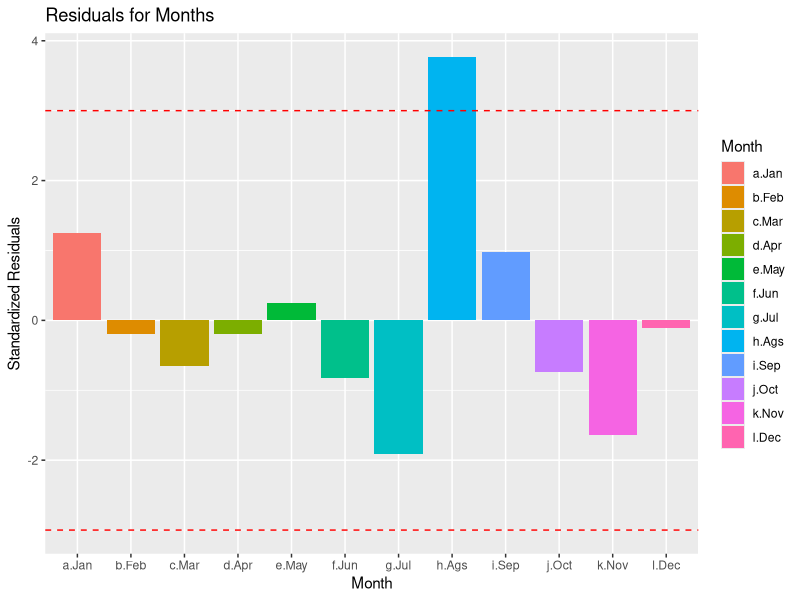
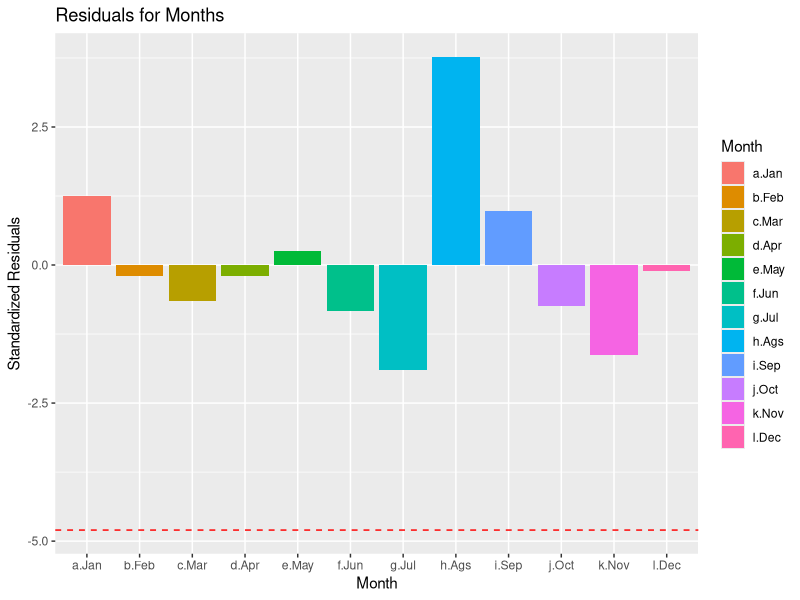
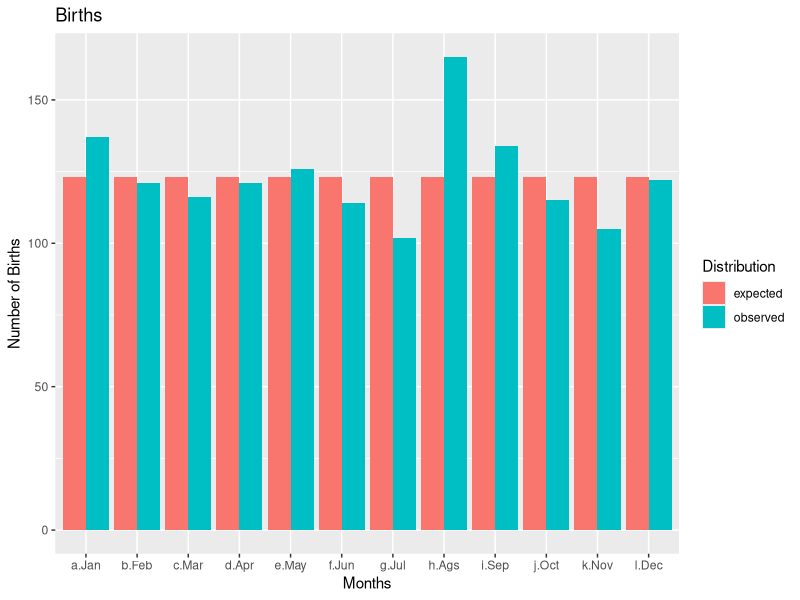

The R source for these figures, in order:


#a. 2 marks) State the null and alterative hypothesis for the chi-square goodness of fit test.
#Test
#H0: The monthly distribution of brithadys across the year is the same
#HA: The monthly distribution of brithadys across the year is not the same



#b. (2 marks) Create vectors for the observed birthdays in each month and expected birthdays 
#n each month. What is the expected number of birthdays per month under the null hypothesis? 
observed<-c(137,121,116,121,126,114,102,165,134,115,105,122)
expected<-rep(sum(observed)/length(observed), length(observed))
#The expected number of birthdays under the null hypothesis is 123.16

#c.(5 marks) Conduct a chi-square goodness of fit test at ?? = 0.05 and decide to reject or
#ail to reject the null hypothesis (using the p-value or critical value). Interpret your decision in the context of the problem.

(chi2<-sum((observed-expected)^2/expected))
pchisq(chi2, df=11,lower.tail=FALSE) 

# p.value.chi = 0.0096 < 0.05 alpha
#Reject the null hypothesis
#there is a difference in the distribution of the birthays across the year


#d.	(1 mark) Calculate and print out the standardized residuals for each month. 

residuals<-observed - expected
residuals.sd<-residuals/sqrt(expected)

#OR Extract Standardized Residuals from the Built-In Function
residuals.sd2<-chisq.test(observed)$residuals

print(residuals.sd)
print(residuals.sd2)


#e.	 (4 marks) Create a bar plot that shows the residual values. Are there any unusual values? 
 #Specifically comment on which unusual values are above the mean and which are below the mean.

meanres <- mean(residuals.sd)

#Residual Barplot
library(ggplot2)
resid<-data.frame(Month=c('a.Jan','b.Feb','c.Mar','d.Apr','e.May','f.Jun','g.Jul','h.Ags','i.Sep','j.Oct','k.Nov','l.Dec'), standardized.residuals=residuals.sd)

ggplot(resid, aes(Month, standardized.residuals, fill=Month))+
  geom_bar(stat="identity")+
  labs(x="Month", y="Standardized Residuals")+
  ggtitle("Residuals for Months")+
  geom_hline(yintercept=c(-3, 3), linetype="dashed", color = "red")
  scale_fill_brewer(blues9)
  
#Regarding the outliers, only one was found in the month of August above 3 
#standard deviations, with a value of 3.7.What reinforces the rejection of 
#the Ho, there is a difference in the months, especially in August.
  

  
  ggplot(resid, aes(Month, standardized.residuals, fill=Month))+
    geom_bar(stat="identity")+
    labs(x="Month", y="Standardized Residuals")+
    ggtitle("Residuals for Months")+
    geom_hline(yintercept=c(-4.8), linetype="dashed", color = "red")
  scale_fill_brewer(blues9)  
  
  
#With respect to the mean of the residuals, which is -4.48, 
#no value is below, the closest from the mean is the month of July with -1.9, 
#but it is still very far from the mean.


  
#f.	(4 marks) Create a grouped bar plot to show the observed and expected 
#distributions for birthdays in each month. Are more players born in August?
#Explain using the plot.

players<-data.frame(Month2=rep(c('a.Jan','b.Feb','c.Mar','d.Apr','e.May','f.Jun','g.Jul','h.Ags','i.Sep','j.Oct','k.Nov','l.Dec'), 2), 
                       Counts=c(observed, expected), 
                       Distribution=c(rep("observed", length(observed)), rep("expected", length(expected))))
ggplot(players, aes(Month2, Counts, fill=Distribution))+
    geom_bar(stat="identity", position="dodge")+
    labs(x="Months", y="Number of Births")+
    ggtitle("Births")

#The observed values are higher than expected in the months of: August, January, September 
#and slightly in May. Being in August the biggest difference.

#The observed values are lower than those expected in the remaining 8 months.

#There is a difference in the 12 months with respect to the observed values to the expected ones.